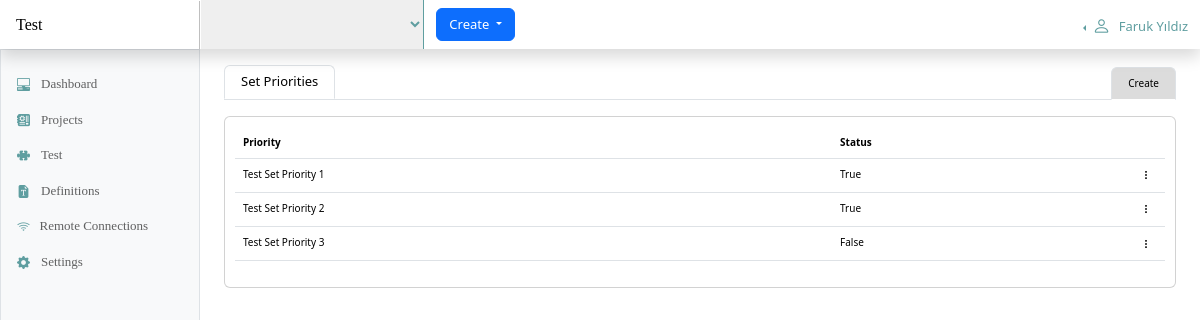
/definition/test_control/set/priority/, run on the app's committed database.
### definition/test_control/set/priority/models.py (models this page shows)
class Priority(models.Model):
    priority = models.CharField(max_length=150)
    status = models.BooleanField(default=True)
    created_by = models.IntegerField(default=0)
    updated_by = models.IntegerField(default=0)
    created_at = models.DateTimeField(auto_now_add=True)
    updated_at = models.DateTimeField(auto_now=True)

### definition/test_control/set/priority/views.py (the view)
# urls.py: path('', views.index, name='index'),
def index(request):
    priorities = Priority.objects.all()
    data = {"priorities": priorities}
    return render(request, INDEX_HTML, data)

### templates/definition/test_control/set/priority/index.html (shortened to what this page needs)
{% extends 'layout.html' %}
{% load static %}
{% block container_title %}
<ul class="nav nav-tabs" id="myTab" role="tablist"
    style="font-size: small; border: 1px; float: bottom; margin-bottom: -15px">
    <li class="nav-item" role="presentation">
        <button class="nav-link active" id="home-tab" data-bs-toggle="tab" data-bs-target="#home-tab-pane" type="button"
            role="tab" aria-controls="home-tab-pane" aria-selected="true">Set Priorities</button>
    </li>
</ul>
{% endblock %}
{% block toolbar %}
<ul class="nav nav-tabs" id="myTab" role="tablist"
    style="font-size: small; border: 1px; float: bottom; margin-bottom: -10px;">
    <li class="nav-item" role="presentation">
        <a class="nav-link active" id="home-tab" style="font-size: x-small; background-color: gainsboro"
            href="/definition/test_control/set/priority/create">Create</a>
    </li>
</ul>
{% endblock %}
{% block content %}
<div class="row">
    <div class="col-md-12">
        <div class="table-responsive card" style="padding: 10px; font-size: x-small">
            <table class="table table-hover">
                <thead>
                    <th>Priority</th>
                    <th>Status</th>
                    <th style="width: 40px;"></th>
                </thead>
                <tbody>
                    {% for priority in priorities %}
                    <tr>
                        <td>{{ priority.priority }}</td>
                        <td>{{ priority.status }}</td>
                        <td>
                            <div class="dropdown" style="float: right; font-size: x-small">
                                <a role="button" data-bs-toggle="dropdown" aria-expanded="false">
                                    <i class="bi bi-three-dots-vertical"></i>
                                </a>
                            </div>
                        </td>
                    </tr>
                    {% endfor %}
                </tbody>
            </table>
        </div>
    </div>
</div>
{% endblock %}

### static/css/dashboard.css (style rules this page uses)
.bi { display: inline-block; width: 1rem; height: 1rem; }

### templates/layout.html (style rules this page uses)
html, body { height: 100%; margin: 0px; padding: 0px; }
.bi { vertical-align: -.125em; fill: currentColor; }

### data on the page
Priority: priority "Test Set Priority 1", status "True"
Priority: priority "Test Set Priority 2", status "True"
Priority: priority "Test Set Priority 3", status "False"
